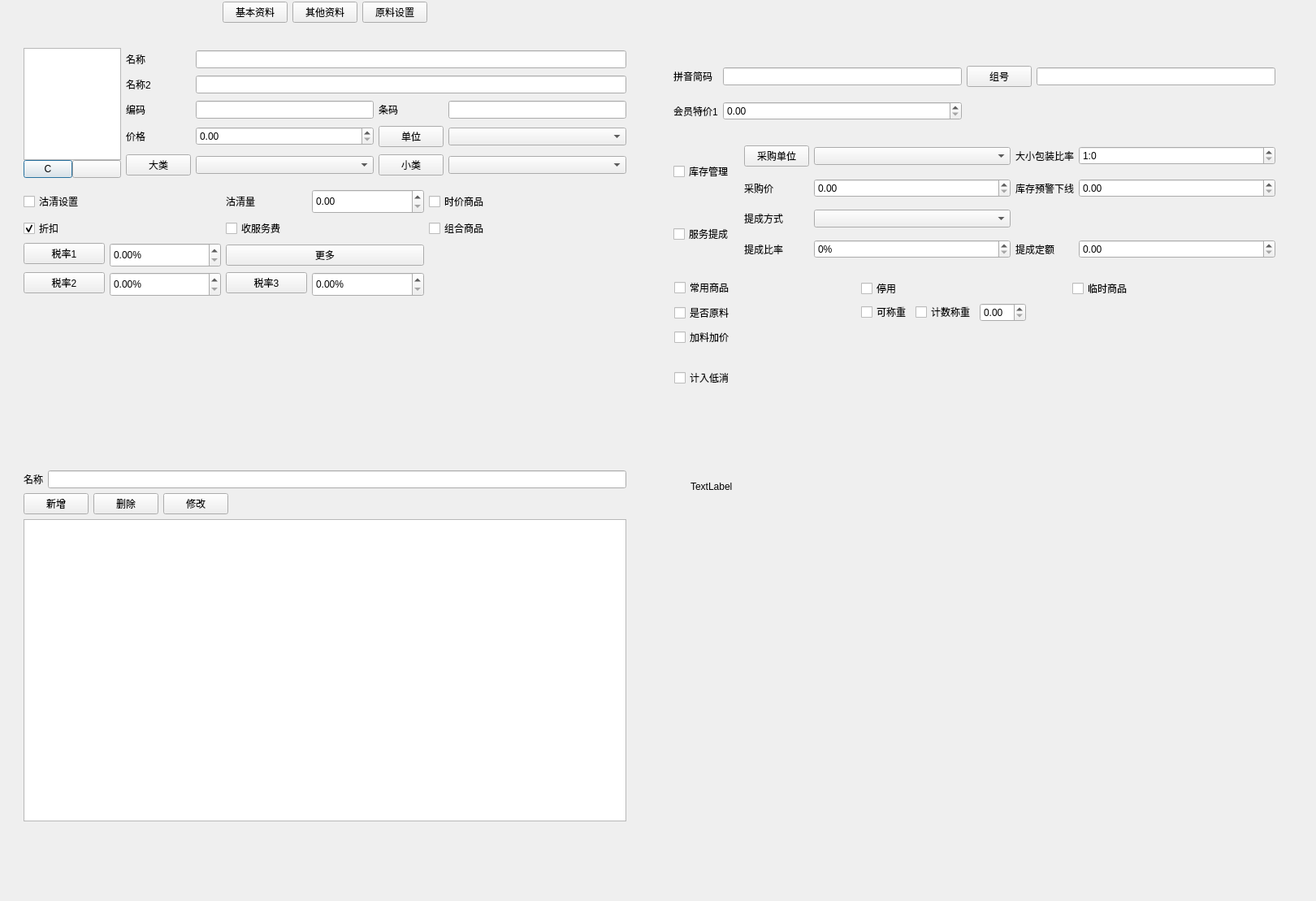
<?xml version="1.0" encoding="UTF-8"?>
<ui version="4.0">
 <class>w_bt_dish_new_dialog_2</class>
 <widget class="QDialog" name="w_bt_dish_new_dialog_2">
  <property name="geometry">
   <rect>
    <x>0</x>
    <y>0</y>
    <width>1620</width>
    <height>1109</height>
   </rect>
  </property>
  <property name="windowTitle">
   <string>Dialog</string>
  </property>
  <widget class="QFrame" name="frame_3">
   <property name="geometry">
    <rect>
     <x>10</x>
     <y>40</y>
     <width>780</width>
     <height>470</height>
    </rect>
   </property>
   <property name="outer_stylesheet" stdset="0">
    <string>frame_detail_show</string>
   </property>
   <widget class="QFrame" name="frame_basic">
    <property name="geometry">
     <rect>
      <x>10</x>
      <y>10</y>
      <width>760</width>
      <height>450</height>
     </rect>
    </property>
    <layout class="QVBoxLayout" name="verticalLayout_2" stretch="0,0,0,1">
     <item>
      <layout class="QHBoxLayout" name="horizontalLayout_3">
       <item>
        <widget class="QFrame" name="frame_icon">
         <property name="minimumSize">
          <size>
           <width>120</width>
           <height>60</height>
          </size>
         </property>
         <property name="maximumSize">
          <size>
           <width>120</width>
           <height>160</height>
          </size>
         </property>
         <layout class="QVBoxLayout" name="verticalLayout">
          <property name="spacing">
           <number>0</number>
          </property>
          <property name="leftMargin">
           <number>0</number>
          </property>
          <property name="topMargin">
           <number>0</number>
          </property>
          <property name="rightMargin">
           <number>0</number>
          </property>
          <property name="bottomMargin">
           <number>0</number>
          </property>
          <item>
           <widget class="ftableview" name="tableView_pic"/>
          </item>
          <item>
           <layout class="QHBoxLayout" name="horizontalLayout_2">
            <item>
             <widget class="QPushButton" name="toolButton_clearpic">
              <property name="sizePolicy">
               <sizepolicy hsizetype="Ignored" vsizetype="Fixed">
                <horstretch>0</horstretch>
                <verstretch>0</verstretch>
               </sizepolicy>
              </property>
              <property name="text">
               <string>C</string>
              </property>
             </widget>
            </item>
            <item>
             <widget class="QPushButton" name="toolButton_color">
              <property name="sizePolicy">
               <sizepolicy hsizetype="Ignored" vsizetype="Fixed">
                <horstretch>0</horstretch>
                <verstretch>0</verstretch>
               </sizepolicy>
              </property>
              <property name="text">
               <string/>
              </property>
             </widget>
            </item>
           </layout>
          </item>
         </layout>
        </widget>
       </item>
       <item>
        <layout class="QGridLayout" name="gridLayout_2" columnstretch="0,1,0,1">
         <item row="0" column="1" colspan="3">
          <widget class="lds_lineedit" name="lineEdit_vch_dishname">
           <property name="minimumSize">
            <size>
             <width>150</width>
             <height>0</height>
            </size>
           </property>
          </widget>
         </item>
         <item row="0" column="0">
          <widget class="QLabel" name="label_vch_dishname">
           <property name="text">
            <string>名称</string>
           </property>
          </widget>
         </item>
         <item row="1" column="0">
          <widget class="QLabel" name="label_vch_dishname_3">
           <property name="text">
            <string>名称2</string>
           </property>
          </widget>
         </item>
         <item row="1" column="1" colspan="3">
          <widget class="lds_lineedit" name="lineEdit_vch_dishname_2">
           <property name="minimumSize">
            <size>
             <width>150</width>
             <height>0</height>
            </size>
           </property>
          </widget>
         </item>
         <item row="2" column="0">
          <widget class="QLabel" name="label_ch_dishno">
           <property name="text">
            <string>编码</string>
           </property>
          </widget>
         </item>
         <item row="3" column="0">
          <widget class="QLabel" name="label_num_price">
           <property name="text">
            <string>价格</string>
           </property>
          </widget>
         </item>
         <item row="3" column="3">
          <widget class="lds_ComboBox" name="comboBox_ch_unitno"/>
         </item>
         <item row="3" column="1">
          <widget class="lds_doublespinbox" name="doubleSpinBox_num_price"/>
         </item>
         <item row="3" column="2">
          <widget class="pushbutton_underline" name="pushButton_ch_unitno">
           <property name="text">
            <string>单位</string>
           </property>
          </widget>
         </item>
         <item row="4" column="3">
          <widget class="lds_ComboBox" name="comboBox_ch_sub_typeno"/>
         </item>
         <item row="4" column="2">
          <widget class="pushbutton_underline" name="pushButton_ch_sub_typeno">
           <property name="text">
            <string>小类</string>
           </property>
          </widget>
         </item>
         <item row="4" column="1">
          <widget class="lds_ComboBox" name="comboBox_ch_dish_typeno"/>
         </item>
         <item row="4" column="0">
          <widget class="pushbutton_underline" name="pushButton_ch_dish_typeno">
           <property name="text">
            <string>大类</string>
           </property>
          </widget>
         </item>
         <item row="2" column="1">
          <widget class="QLineEdit" name="lineEdit_ch_dishno"/>
         </item>
         <item row="2" column="2">
          <widget class="QLabel" name="label_vch_barcode">
           <property name="text">
            <string>条码</string>
           </property>
          </widget>
         </item>
         <item row="2" column="3">
          <widget class="QLineEdit" name="lineEdit_vch_barcode">
           <property name="text">
            <string/>
           </property>
          </widget>
         </item>
        </layout>
       </item>
      </layout>
     </item>
     <item>
      <widget class="QLabel" name="label">
       <property name="minimumSize">
        <size>
         <width>0</width>
         <height>2</height>
        </size>
       </property>
       <property name="maximumSize">
        <size>
         <width>16777215</width>
         <height>2</height>
        </size>
       </property>
       <property name="text">
        <string/>
       </property>
       <property name="outer_stylesheet" stdset="0">
        <string>line_div_h</string>
       </property>
      </widget>
     </item>
     <item>
      <layout class="QGridLayout" name="gridLayout">
       <item row="2" column="0">
        <layout class="QFormLayout" name="formLayout_2">
         <item row="0" column="0">
          <widget class="pushbutton_underline" name="pushButton_rate1">
           <property name="minimumSize">
            <size>
             <width>100</width>
             <height>0</height>
            </size>
           </property>
           <property name="text">
            <string>税率1</string>
           </property>
          </widget>
         </item>
         <item row="0" column="1">
          <widget class="lds_doublespinbox" name="doubleSpinBox_int_rate">
           <property name="minimumSize">
            <size>
             <width>100</width>
             <height>30</height>
            </size>
           </property>
           <property name="maximumSize">
            <size>
             <width>16777215</width>
             <height>30</height>
            </size>
           </property>
           <property name="alignment">
            <set>Qt::AlignLeading|Qt::AlignLeft|Qt::AlignVCenter</set>
           </property>
           <property name="suffix">
            <string>%</string>
           </property>
          </widget>
         </item>
        </layout>
       </item>
       <item row="0" column="0">
        <widget class="lds_CheckBox" name="checkBox_ch_guqing_flag">
         <property name="text">
          <string>沽清设置</string>
         </property>
        </widget>
       </item>
       <item row="0" column="2">
        <widget class="lds_CheckBox" name="checkBox_ch_curprice">
         <property name="text">
          <string>时价商品</string>
         </property>
        </widget>
       </item>
       <item row="1" column="2">
        <widget class="lds_CheckBox" name="checkBox_ch_suitflag">
         <property name="text">
          <string>组合商品</string>
         </property>
        </widget>
       </item>
       <item row="1" column="1">
        <widget class="lds_CheckBox" name="checkBox_ch_serviceflag">
         <property name="text">
          <string>收服务费</string>
         </property>
        </widget>
       </item>
       <item row="0" column="1">
        <layout class="QFormLayout" name="formLayout">
         <item row="0" column="0">
          <widget class="QLabel" name="label_vch_guqing_num">
           <property name="minimumSize">
            <size>
             <width>100</width>
             <height>0</height>
            </size>
           </property>
           <property name="text">
            <string>沽清量</string>
           </property>
          </widget>
         </item>
         <item row="0" column="1">
          <widget class="lds_doublespinbox" name="doubleSpinBox_num_guqing_num">
           <property name="minimumSize">
            <size>
             <width>100</width>
             <height>30</height>
            </size>
           </property>
           <property name="maximumSize">
            <size>
             <width>16777215</width>
             <height>30</height>
            </size>
           </property>
          </widget>
         </item>
        </layout>
       </item>
       <item row="1" column="0">
        <widget class="lds_CheckBox" name="checkBox_ch_discount">
         <property name="text">
          <string>折扣</string>
         </property>
         <property name="checked">
          <bool>true</bool>
         </property>
        </widget>
       </item>
       <item row="2" column="1">
        <widget class="pushbutton_underline" name="pushButton_rate_more">
         <property name="text">
          <string>更多</string>
         </property>
        </widget>
       </item>
       <item row="3" column="0">
        <layout class="QFormLayout" name="formLayout_4">
         <property name="fieldGrowthPolicy">
          <enum>QFormLayout::AllNonFixedFieldsGrow</enum>
         </property>
         <item row="0" column="0">
          <widget class="pushbutton_underline" name="pushButton_rate2">
           <property name="minimumSize">
            <size>
             <width>100</width>
             <height>0</height>
            </size>
           </property>
           <property name="text">
            <string>税率2</string>
           </property>
          </widget>
         </item>
         <item row="0" column="1">
          <widget class="lds_doublespinbox" name="doubleSpinBox_int_rate_2">
           <property name="minimumSize">
            <size>
             <width>100</width>
             <height>30</height>
            </size>
           </property>
           <property name="maximumSize">
            <size>
             <width>16777215</width>
             <height>30</height>
            </size>
           </property>
           <property name="alignment">
            <set>Qt::AlignLeading|Qt::AlignLeft|Qt::AlignVCenter</set>
           </property>
           <property name="suffix">
            <string>%</string>
           </property>
          </widget>
         </item>
        </layout>
       </item>
       <item row="3" column="1">
        <layout class="QFormLayout" name="formLayout_3">
         <item row="0" column="1">
          <widget class="lds_doublespinbox" name="doubleSpinBox_int_rate_3">
           <property name="minimumSize">
            <size>
             <width>0</width>
             <height>30</height>
            </size>
           </property>
           <property name="maximumSize">
            <size>
             <width>16777215</width>
             <height>30</height>
            </size>
           </property>
           <property name="alignment">
            <set>Qt::AlignLeading|Qt::AlignLeft|Qt::AlignVCenter</set>
           </property>
           <property name="suffix">
            <string>%</string>
           </property>
          </widget>
         </item>
         <item row="0" column="0">
          <widget class="pushbutton_underline" name="pushButton_rate3">
           <property name="minimumSize">
            <size>
             <width>100</width>
             <height>0</height>
            </size>
           </property>
           <property name="text">
            <string>税率3</string>
           </property>
          </widget>
         </item>
        </layout>
       </item>
      </layout>
     </item>
     <item>
      <spacer name="verticalSpacer">
       <property name="orientation">
        <enum>Qt::Vertical</enum>
       </property>
       <property name="sizeHint" stdset="0">
        <size>
         <width>20</width>
         <height>40</height>
        </size>
       </property>
      </spacer>
     </item>
    </layout>
    <zorder>label</zorder>
    <zorder>verticalSpacer</zorder>
    <zorder></zorder>
   </widget>
  </widget>
  <widget class="QFrame" name="frame_item_set">
   <property name="geometry">
    <rect>
     <x>20</x>
     <y>570</y>
     <width>760</width>
     <height>450</height>
    </rect>
   </property>
   <layout class="QVBoxLayout" name="verticalLayout_5">
    <item>
     <layout class="QGridLayout" name="gridLayout_8">
      <item row="0" column="1">
       <widget class="QLineEdit" name="lineEdit_vch_dishname_for_item">
        <property name="minimumSize">
         <size>
          <width>150</width>
          <height>0</height>
         </size>
        </property>
       </widget>
      </item>
      <item row="0" column="0">
       <widget class="QLabel" name="label_vch_dishname_2">
        <property name="text">
         <string>名称</string>
        </property>
        <property name="alignment">
         <set>Qt::AlignRight|Qt::AlignTrailing|Qt::AlignVCenter</set>
        </property>
       </widget>
      </item>
     </layout>
    </item>
    <item>
     <layout class="QHBoxLayout" name="horizontalLayout">
      <item>
       <widget class="QPushButton" name="pushButton_item_news">
        <property name="text">
         <string>新增</string>
        </property>
       </widget>
      </item>
      <item>
       <widget class="QPushButton" name="pushButton_item_del">
        <property name="text">
         <string>删除</string>
        </property>
       </widget>
      </item>
      <item>
       <widget class="QPushButton" name="pushButton_item_change">
        <property name="text">
         <string>修改</string>
        </property>
       </widget>
      </item>
      <item>
       <spacer name="horizontalSpacer_3">
        <property name="orientation">
         <enum>Qt::Horizontal</enum>
        </property>
        <property name="sizeHint" stdset="0">
         <size>
          <width>40</width>
          <height>20</height>
         </size>
        </property>
       </spacer>
      </item>
     </layout>
    </item>
    <item>
     <widget class="lds_tableView" name="tableView"/>
    </item>
   </layout>
  </widget>
  <widget class="QFrame" name="frame_switch">
   <property name="geometry">
    <rect>
     <x>0</x>
     <y>0</y>
     <width>800</width>
     <height>30</height>
    </rect>
   </property>
   <layout class="QHBoxLayout" name="horizontalLayout_5">
    <property name="leftMargin">
     <number>0</number>
    </property>
    <property name="topMargin">
     <number>0</number>
    </property>
    <property name="rightMargin">
     <number>0</number>
    </property>
    <property name="bottomMargin">
     <number>0</number>
    </property>
    <item>
     <spacer name="horizontalSpacer">
      <property name="orientation">
       <enum>Qt::Horizontal</enum>
      </property>
      <property name="sizeHint" stdset="0">
       <size>
        <width>40</width>
        <height>20</height>
       </size>
      </property>
     </spacer>
    </item>
    <item>
     <widget class="lds_toolbar_button" name="pushButton_basic">
      <property name="text">
       <string>基本资料</string>
      </property>
      <property name="outer_stylesheet" stdset="0">
       <string>pushbutton</string>
      </property>
     </widget>
    </item>
    <item>
     <widget class="lds_toolbar_button" name="pushButton_advanced">
      <property name="text">
       <string>其他资料</string>
      </property>
      <property name="outer_stylesheet" stdset="0">
       <string>pushbutton</string>
      </property>
     </widget>
    </item>
    <item>
     <widget class="lds_toolbar_button" name="pushButton_item_set">
      <property name="text">
       <string>原料设置</string>
      </property>
      <property name="outer_stylesheet" stdset="0">
       <string>pushbutton</string>
      </property>
     </widget>
    </item>
    <item>
     <spacer name="horizontalSpacer_2">
      <property name="orientation">
       <enum>Qt::Horizontal</enum>
      </property>
      <property name="sizeHint" stdset="0">
       <size>
        <width>40</width>
        <height>20</height>
       </size>
      </property>
     </spacer>
    </item>
   </layout>
  </widget>
  <widget class="QFrame" name="frame_bottom">
   <property name="geometry">
    <rect>
     <x>10</x>
     <y>520</y>
     <width>780</width>
     <height>30</height>
    </rect>
   </property>
   <layout class="QHBoxLayout" name="horizontalLayout_4">
    <property name="spacing">
     <number>0</number>
    </property>
    <property name="leftMargin">
     <number>0</number>
    </property>
    <property name="topMargin">
     <number>0</number>
    </property>
    <property name="rightMargin">
     <number>0</number>
    </property>
    <property name="bottomMargin">
     <number>0</number>
    </property>
    <item>
     <widget class="QLabel" name="label_record">
      <property name="text">
       <string/>
      </property>
      <property name="alignment">
       <set>Qt::AlignRight|Qt::AlignTrailing|Qt::AlignVCenter</set>
      </property>
     </widget>
    </item>
    <item>
     <widget class="lds_toolbar" name="toolbar"/>
    </item>
   </layout>
  </widget>
  <widget class="QFrame" name="frame_advanced">
   <property name="geometry">
    <rect>
     <x>820</x>
     <y>60</y>
     <width>760</width>
     <height>450</height>
    </rect>
   </property>
   <widget class="QWidget" name="layoutWidget">
    <property name="geometry">
     <rect>
      <x>9</x>
      <y>9</y>
      <width>741</width>
      <height>91</height>
     </rect>
    </property>
    <layout class="QGridLayout" name="gridLayout_4">
     <item row="0" column="3">
      <widget class="QLineEdit" name="lineEdit_ch_groupno"/>
     </item>
     <item row="1" column="1">
      <widget class="lds_doublespinbox" name="doubleSpinBox_num_m_price"/>
     </item>
     <item row="0" column="0">
      <widget class="QLabel" name="label_vch_spell">
       <property name="text">
        <string>拼音简码</string>
       </property>
      </widget>
     </item>
     <item row="0" column="2">
      <widget class="pushbutton_underline" name="pushButton_ch_groupno">
       <property name="text">
        <string>组号</string>
       </property>
      </widget>
     </item>
     <item row="0" column="1">
      <widget class="QLineEdit" name="lineEdit_vch_spell"/>
     </item>
     <item row="1" column="0">
      <widget class="QLabel" name="label_num_m_price">
       <property name="text">
        <string>会员特价1</string>
       </property>
      </widget>
     </item>
    </layout>
   </widget>
   <widget class="QWidget" name="layoutWidget_2">
    <property name="geometry">
     <rect>
      <x>9</x>
      <y>110</y>
      <width>741</width>
      <height>161</height>
     </rect>
    </property>
    <layout class="QGridLayout" name="gridLayout_3" rowstretch="0,0,0,0" columnstretch="0,0,0,1,0,1">
     <item row="0" column="2">
      <widget class="pushbutton_underline" name="pushButton_vch_pur_unitno">
       <property name="text">
        <string>采购单位</string>
       </property>
      </widget>
     </item>
     <item row="0" column="0" rowspan="2">
      <widget class="lds_CheckBox" name="checkBox_item_flag">
       <property name="text">
        <string>库存管理</string>
       </property>
      </widget>
     </item>
     <item row="2" column="0" rowspan="2">
      <widget class="lds_CheckBox" name="checkBox_ch_deductflag">
       <property name="text">
        <string>服务提成</string>
       </property>
      </widget>
     </item>
     <item row="1" column="3">
      <widget class="lds_doublespinbox" name="spinBox_num_sale_price"/>
     </item>
     <item row="0" column="3">
      <widget class="lds_ComboBox" name="comboBox_vch_pur_unitno"/>
     </item>
     <item row="2" column="2">
      <widget class="QLabel" name="label_11">
       <property name="text">
        <string>提成方式</string>
       </property>
      </widget>
     </item>
     <item row="0" column="4">
      <widget class="QLabel" name="label_int_unit_rate">
       <property name="text">
        <string>大小包装比率</string>
       </property>
      </widget>
     </item>
     <item row="1" column="4">
      <widget class="QLabel" name="label_2">
       <property name="text">
        <string>库存预警下线</string>
       </property>
      </widget>
     </item>
     <item row="3" column="4">
      <widget class="QLabel" name="label_13">
       <property name="text">
        <string>提成定额</string>
       </property>
      </widget>
     </item>
     <item row="3" column="3">
      <widget class="lds_spinbox" name="spinBox_int_deduct">
       <property name="alignment">
        <set>Qt::AlignLeading|Qt::AlignLeft|Qt::AlignVCenter</set>
       </property>
       <property name="suffix">
        <string>%</string>
       </property>
       <property name="prefix">
        <string/>
       </property>
      </widget>
     </item>
     <item row="3" column="2">
      <widget class="QLabel" name="label_12">
       <property name="text">
        <string>提成比率</string>
       </property>
      </widget>
     </item>
     <item row="2" column="3">
      <widget class="lds_ComboBox" name="comboBox_ch_deducttype"/>
     </item>
     <item row="3" column="5">
      <widget class="lds_doublespinbox" name="spinBox_num_deduct"/>
     </item>
     <item row="0" column="5">
      <widget class="lds_spinbox" name="spinBox_int_unit_rate">
       <property name="suffix">
        <string/>
       </property>
       <property name="prefix">
        <string>1:</string>
       </property>
      </widget>
     </item>
     <item row="1" column="2">
      <widget class="QLabel" name="label_16">
       <property name="text">
        <string>采购价</string>
       </property>
      </widget>
     </item>
     <item row="1" column="5">
      <widget class="lds_doublespinbox" name="spinBox_num_item_warn"/>
     </item>
     <item row="0" column="1" rowspan="2">
      <widget class="QLabel" name="label_3">
       <property name="minimumSize">
        <size>
         <width>2</width>
         <height>0</height>
        </size>
       </property>
       <property name="maximumSize">
        <size>
         <width>2</width>
         <height>16777215</height>
        </size>
       </property>
       <property name="text">
        <string/>
       </property>
       <property name="outer_stylesheet" stdset="0">
        <string>label_div</string>
       </property>
      </widget>
     </item>
     <item row="2" column="1" rowspan="2">
      <widget class="QLabel" name="label_4">
       <property name="minimumSize">
        <size>
         <width>2</width>
         <height>0</height>
        </size>
       </property>
       <property name="maximumSize">
        <size>
         <width>2</width>
         <height>16777215</height>
        </size>
       </property>
       <property name="text">
        <string/>
       </property>
       <property name="outer_stylesheet" stdset="0">
        <string>label_div</string>
       </property>
      </widget>
     </item>
    </layout>
   </widget>
   <widget class="lds_CheckBox" name="checkBox_ch_lowflag">
    <property name="geometry">
     <rect>
      <x>10</x>
      <y>390</y>
      <width>230</width>
      <height>30</height>
     </rect>
    </property>
    <property name="text">
     <string>计入低消</string>
    </property>
   </widget>
   <widget class="lds_CheckBox" name="checkBox_ch_stopflag">
    <property name="geometry">
     <rect>
      <x>240</x>
      <y>280</y>
      <width>230</width>
      <height>30</height>
     </rect>
    </property>
    <property name="text">
     <string>停用</string>
    </property>
   </widget>
   <widget class="lds_CheckBox" name="checkBox_ch_off">
    <property name="geometry">
     <rect>
      <x>10</x>
      <y>279</y>
      <width>230</width>
      <height>30</height>
     </rect>
    </property>
    <property name="text">
     <string>常用商品</string>
    </property>
   </widget>
   <widget class="lds_CheckBox" name="checkBox_ch_tempflag">
    <property name="geometry">
     <rect>
      <x>500</x>
      <y>280</y>
      <width>230</width>
      <height>30</height>
     </rect>
    </property>
    <property name="text">
     <string>临时商品</string>
    </property>
   </widget>
   <widget class="QFrame" name="frame_weight">
    <property name="geometry">
     <rect>
      <x>240</x>
      <y>310</y>
      <width>331</width>
      <height>29</height>
     </rect>
    </property>
    <layout class="QHBoxLayout" name="horizontalLayout_6" stretch="0,0,0,0,1">
     <property name="leftMargin">
      <number>0</number>
     </property>
     <property name="topMargin">
      <number>0</number>
     </property>
     <property name="rightMargin">
      <number>0</number>
     </property>
     <property name="bottomMargin">
      <number>0</number>
     </property>
     <item>
      <widget class="lds_checkbox_unwrap" name="checkBox_ch_weight">
       <property name="text">
        <string>可称重</string>
       </property>
      </widget>
     </item>
     <item>
      <widget class="lds_checkbox_unwrap" name="checkBox_ch_count">
       <property name="text">
        <string>计数称重</string>
       </property>
      </widget>
     </item>
     <item>
      <widget class="lds_doublespinbox" name="doubleSpinBox_num_count_weight"/>
     </item>
     <item>
      <widget class="QLabel" name="label_count_weight_unit"/>
     </item>
     <item>
      <spacer name="horizontalSpacer_4">
       <property name="orientation">
        <enum>Qt::Horizontal</enum>
       </property>
       <property name="sizeHint" stdset="0">
        <size>
         <width>40</width>
         <height>20</height>
        </size>
       </property>
      </spacer>
     </item>
    </layout>
   </widget>
   <widget class="lds_CheckBox" name="checkBox_ch_material_flag">
    <property name="geometry">
     <rect>
      <x>10</x>
      <y>310</y>
      <width>230</width>
      <height>30</height>
     </rect>
    </property>
    <property name="text">
     <string>是否原料</string>
    </property>
   </widget>
   <widget class="lds_CheckBox" name="checkBox_ch_addon_flag">
    <property name="geometry">
     <rect>
      <x>10</x>
      <y>340</y>
      <width>230</width>
      <height>30</height>
     </rect>
    </property>
    <property name="text">
     <string>加料加价</string>
    </property>
   </widget>
  </widget>
  <widget class="QLabel" name="label_loading">
   <property name="geometry">
    <rect>
     <x>850</x>
     <y>590</y>
     <width>67</width>
     <height>17</height>
    </rect>
   </property>
   <property name="text">
    <string>TextLabel</string>
   </property>
  </widget>
 </widget>
 <customwidgets>
  <customwidget>
   <class>lds_doublespinbox</class>
   <extends>QDoubleSpinBox</extends>
   <header>lds_doublespinbox.h</header>
  </customwidget>
  <customwidget>
   <class>ftableview</class>
   <extends>QTableView</extends>
   <header>ftableview.h</header>
  </customwidget>
  <customwidget>
   <class>lds_ComboBox</class>
   <extends>QComboBox</extends>
   <header>lds_combobox.h</header>
  </customwidget>
  <customwidget>
   <class>lds_toolbar_button</class>
   <extends>QPushButton</extends>
   <header>lds_toolbar_button.h</header>
  </customwidget>
  <customwidget>
   <class>lds_lineedit</class>
   <extends>QLineEdit</extends>
   <header>lds_lineedit.h</header>
  </customwidget>
  <customwidget>
   <class>lds_spinbox</class>
   <extends>QSpinBox</extends>
   <header>lds_spinbox.h</header>
  </customwidget>
  <customwidget>
   <class>lds_tableView</class>
   <extends>QTableView</extends>
   <header>lds_tableview.h</header>
  </customwidget>
  <customwidget>
   <class>lds_toolbar</class>
   <extends>QFrame</extends>
   <header>lds_toolbar.h</header>
   <container>1</container>
  </customwidget>
  <customwidget>
   <class>lds_CheckBox</class>
   <extends>QCheckBox</extends>
   <header>lds_checkbox.h</header>
  </customwidget>
  <customwidget>
   <class>lds_checkbox_unwrap</class>
   <extends>QCheckBox</extends>
   <header>lds_checkbox_unwrap.h</header>
  </customwidget>
  <customwidget>
   <class>pushbutton_underline</class>
   <extends>QPushButton</extends>
   <header>pushbutton_underline.h</header>
  </customwidget>
 </customwidgets>
 <resources/>
 <connections/>
</ui>
